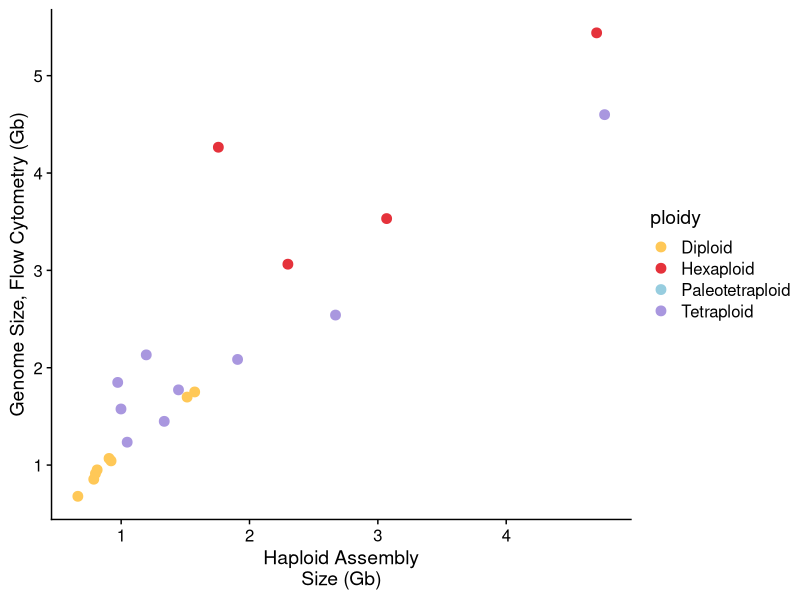
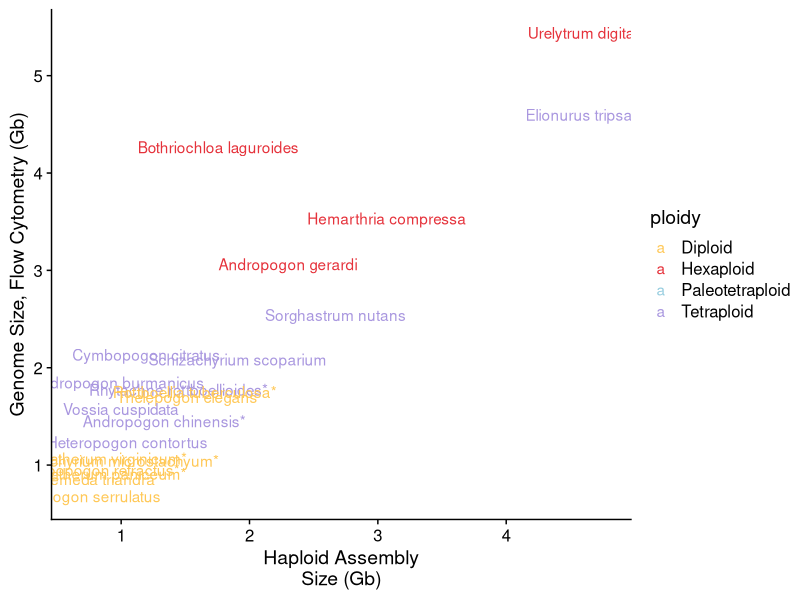
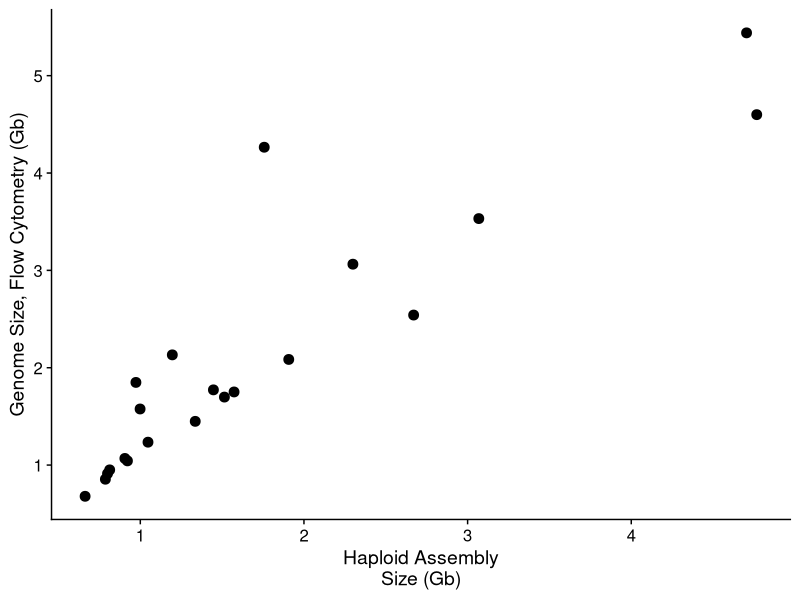
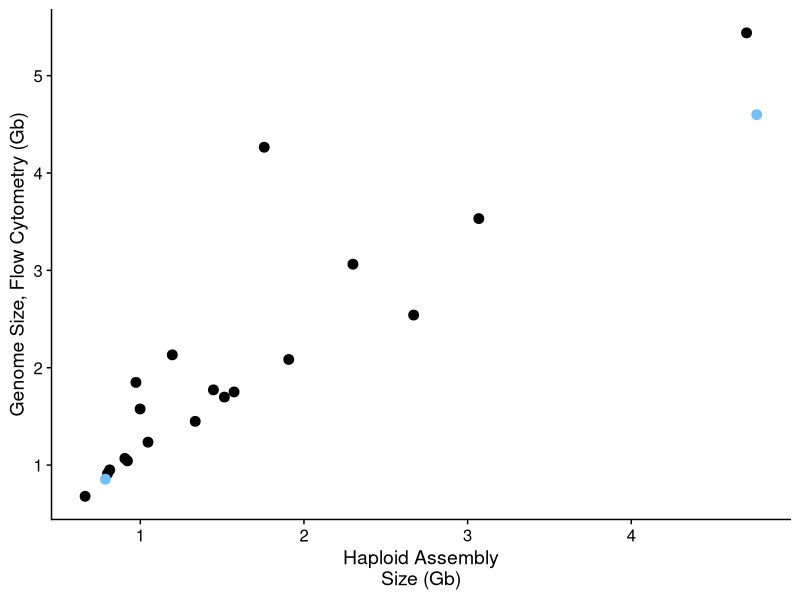
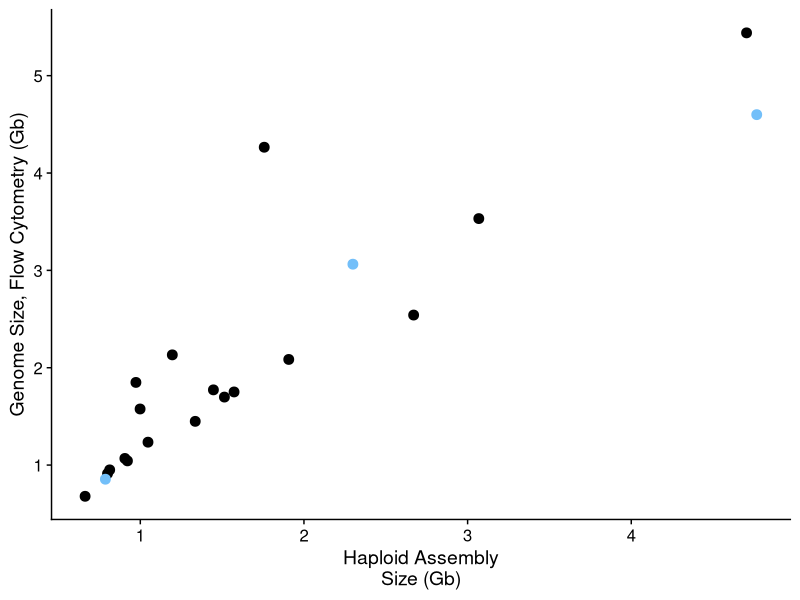
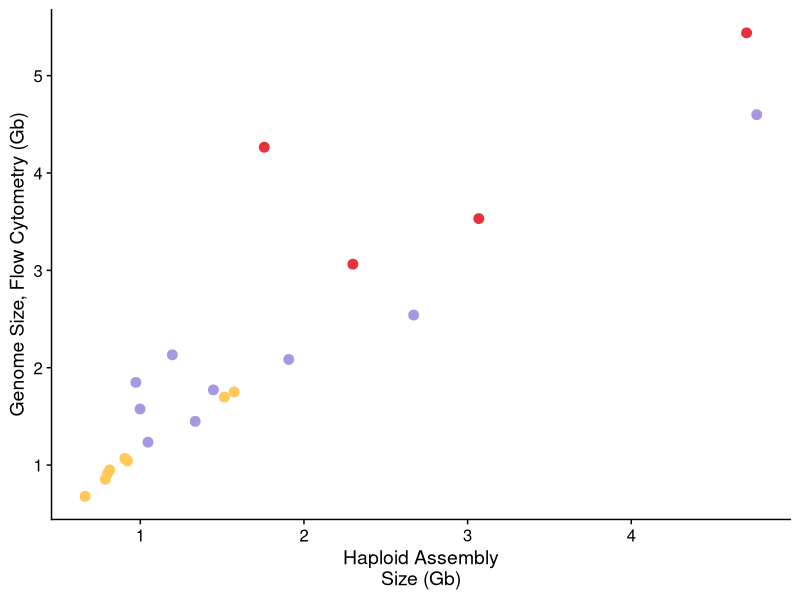

Write R code to recreate these figures, in order.
library(ggplot2) ## on macbook
library(cowplot)
theme_set(theme_cowplot())
library(data.table)


setwd('~/Documents/GitHub/panand_assemblies/general_summaries/')

all=read.table('../panand_sp_ploidy.txt', header=F)
all=all[!all$V2 %in% c('tdactm', 'agerjg', 'bdista', 'eophiu', 'osativ', 'svirid', 'tdactn', 'tdacts'),]
## changed these in file as of Dec 22!
all$V3[all$V2=='ccitra']=2
all$V3[all$V2 %in%c('telega', 'rtuber')]=1 ## flow shows this shouldn't be doubled - it's a diploid!!!
all$boxplotx=all$V3*2
all$polyploid=all$V3>1
all$trip=all$V2 %in% c('tdacn1', 'tdacn2', 'tdacs1', 'tdacs2', 'tdactm', 'zdgigi', 'zdmomo', 'zluxur', 'zmB735', 'zmhuet', 'znicar', 'zTIL01', 'zTIL11', 'zTIL18', 'zTIL25')         


ploidycolors=c( '#FFC857', '#A997DF', '#E5323B', '#2E4052', '#97cddf')
names(ploidycolors)=c('Diploid', 'Tetraploid', 'Hexaploid', 'Octaploid', 'Paleotetraploid')
ploidycolorsmonophyletic=sapply(c( '#FFC857', '#A997DF', '#E5323B', '#2E4052', '#97cddf'), function(x) colorspace::lighten(x, amount=0.7))
names(ploidycolorsmonophyletic)=paste0(c('Diploid', 'Tetraploid', 'Hexaploid', 'Octaploid', 'Paleotetraploid'), 'Monophyletic')
ploidycolorspolyphyletic=c( '#FFC857', '#A997DF', '#E5323B', '#2E4052', '#97cddf')
names(ploidycolorspolyphyletic)=paste0(c('Diploid', 'Tetraploid', 'Hexaploid', 'Octaploid', 'Paleotetraploid'), 'Polyphyletic')

ploidyphyletic=c(ploidycolorsmonophyletic, ploidycolorspolyphyletic)

taxonnames=c("Zea mays ssp. parviglumis TIL11", "Zea mays ssp. mays B73v5", "Zea mays ssp. parviglumis TIL01", "Zea mays ssp. mexicana TIL25", "Zea mays ssp. mexicana TIL18", "Zea mays ssp. huehuetengensis", 
             "Zea luxurians", "Zea nicaraguensis", "Zea diploperennis Momo", "Zea diploperennis Gigi", "Tripsacum zoloptense", "Tripsacum dactyloides FL", "Tripsacum dactyloides Southern Hap2", 
             "Tripsacum dactyloides Northern Hap2", "Tripsacum dactyloides KS", "Tripsacum dactyloides tetraploid", "Urelytrum digitatum", "Vossia cuspidata", "Rhytachne rottboellioides", "Rottboellia tuberculosa", 
             "Hemarthria compressa", "Elionurus tripsacoides", "Schizachyrium scoparium", "Schizachyrium microstachyum", "Anatherum virginicum", "Andropogon chinensis", "Andropogon gerardi", 
             "Cymbopogon refractus", "Cymbopogon citratus", "Heteropogon contortus", "Themeda triandra", "Bothriochloa laguroides", "Pogonatherum paniceum", "Sorghum bicolor", 
             "Ischaemum rugosum", "Sorghastrum nutans", '"Andropogon" burmanicus', "Thelepogon elegans", "Chrysopogon serrulatus", "Paspalum vaginatum")
names(taxonnames)=c("zTIL11", "zmB735", "zTIL01", "zTIL25", "zTIL18", "zmhuet", 
                    "zluxur", "znicar", "zdmomo", "zdgigi", "tzopol", "tdacs1", "tdacs2", 
                    "tdacn2", "tdacn1", "tdactm", "udigit", "vcuspi", "rrottb", "rtuber", 
                    "hcompr", "etrips", "sscopa", "smicro", "avirgi", "achine", "agerar", 
                    "crefra", "ccitra", "hconto", "ttrian", "blagur", "ppanic", "sbicol", 
                    "irugos", "snutan", "atenui", "telega", "cserru", "pvagin")

## assembly size, since we don't have flow for everybody
asize=fread('../general_summaries/panand_assembly_sizes.txt', header=T, quote="", fill=T)
#asize=asize[asize$V2 %in% tppp$genome,]
#asize$haploid=gs$haploid[match(asize$V2, gs$V2)]
#asize$haploid[asize$V2=='zmB735']=T

#asize$doubledAssembly=ifelse(asize$haploid, (asize$haploidAssemblySize-asize$haploidNCount)*2, asize$haploidAssemblySize-asize$haploidNCount)
## becaue flow cyt measueres in diploid
asize$doubledAssembly=asize$haploidAssemblySize*2
asize$doubledAssemblyNoN=(asize$haploidAssemblySize-asize$haploidNCount) *2

## there are 1.5 Gb of Ns in one of these assemblies screamemoji
#asize$nCountDoubled=ifelse(asize$haploid, asize$haploidNCount*2, asize$haploidNCount)
#asize$nCount=asize$rawNCount

## also check GC content because it's cool - these genomes are so big i get integer overflows adding?????
#asize$gc=(asize$V5/1e6+asize$V6/1e6)/(asize$V4/1e6+asize$V5/1e6+asize$V6/1e6+asize$V7/1e6)
## nm it's kinda boring 43-47% 

# asize$species=taxonnames[match(asize$V2, names(taxonnames))]
# asize$species=factor(asize$species, levels=taxonnames)
# 
# asize$speciesLabel=ifelse(asize$haploid, paste0(asize$species, '*'), as.character(asize$species))
# asize$speciesLabel=asize$species
# levels(asize$speciesLabel)[levels(asize$speciesLabel) %in% asize$species[asize$haploid]]=paste0(levels(asize$speciesLabel)[levels(asize$speciesLabel) %in% asize$species[asize$haploid]], '*')
# asize$ploidy=gs$ploidy[match(asize$V2, gs$V2)]

## add flow, for supp
flow=read.table('panand_flow_cyt.txt', header=T, sep='\t') 
asize$flow=flow[,2][match(asize$V2, flow[,1])]
cor.test((asize$doubledAssembly)/2, asize$flow, use='complete.obs')
#cor.test((asize$doubledAssembly-asize$nCountDoubled)/2, asize$flow, use='complete.obs')


pdf(paste0('~/Downloads/supp_flow_assembly.', Sys.Date(), '.pdf'), 4,4)
## "haploid" assembly size
ggplot(asize, aes(x=doubledAssembly/1e9/2, y=flow/1000, color=ploidy)) +  scale_color_manual(values=ploidycolors)  + geom_point(size=3) + ylab('Genome Size, Flow Cytometry (Gb)')+ xlab('Haploid Assembly\nSize (Gb)') 
#ggplot(asize, aes(x=(doubledAssembly-nCountDoubled)/1e9/2, y=flow/1000, color=ploidy)) +  scale_color_manual(values=ploidycolors)  + geom_point() + ylab('Genome Size, Flow Cytometry (Gb)')+ xlab('Haploid Assembly\n Not N Size (Gb)') 
ggplot(asize, aes(x=doubledAssembly/1e9/2, y=flow/1000, color=ploidy)) +  scale_color_manual(values=ploidycolors)  + geom_text(aes(label=speciesLabel)) + ylab('Genome Size, Flow Cytometry (Gb)')+ xlab('Haploid Assembly\nSize (Gb)') 

## for talks, plot in gray first
ggplot(asize, aes(x=doubledAssembly/1e9/2, y=flow/1000)) +  scale_color_manual(values=ploidycolors)  + geom_point(size=3) + ylab('Genome Size, Flow Cytometry (Gb)')+ xlab('Haploid Assembly\nSize (Gb)') 

ggplot(asize, aes(x=doubledAssembly/1e9/2, y=flow/1000, color=V2%in%c('ttrian', 'etrips'))) +  scale_color_manual(values=c('black', '#73BFF9'))  + geom_point(size=3) + ylab('Genome Size, Flow Cytometry (Gb)')+ xlab('Haploid Assembly\nSize (Gb)')  + theme(legend.position='none')
ggplot(asize, aes(x=doubledAssembly/1e9/2, y=flow/1000, color=V2%in%c('ttrian', 'etrips', 'agerar'))) +  scale_color_manual(values=c('black', '#73BFF9'))  + geom_point(size=3) + ylab('Genome Size, Flow Cytometry (Gb)')+ xlab('Haploid Assembly\nSize (Gb)')  + theme(legend.position='none')


ggplot(asize, aes(x=doubledAssembly/1e9/2, y=flow/1000, color=ploidy)) +  scale_color_manual(values=ploidycolors)  + geom_point(size=3) + ylab('Genome Size, Flow Cytometry (Gb)')+ xlab('Haploid Assembly\nSize (Gb)')  + theme(legend.position='none')


dev.off()
